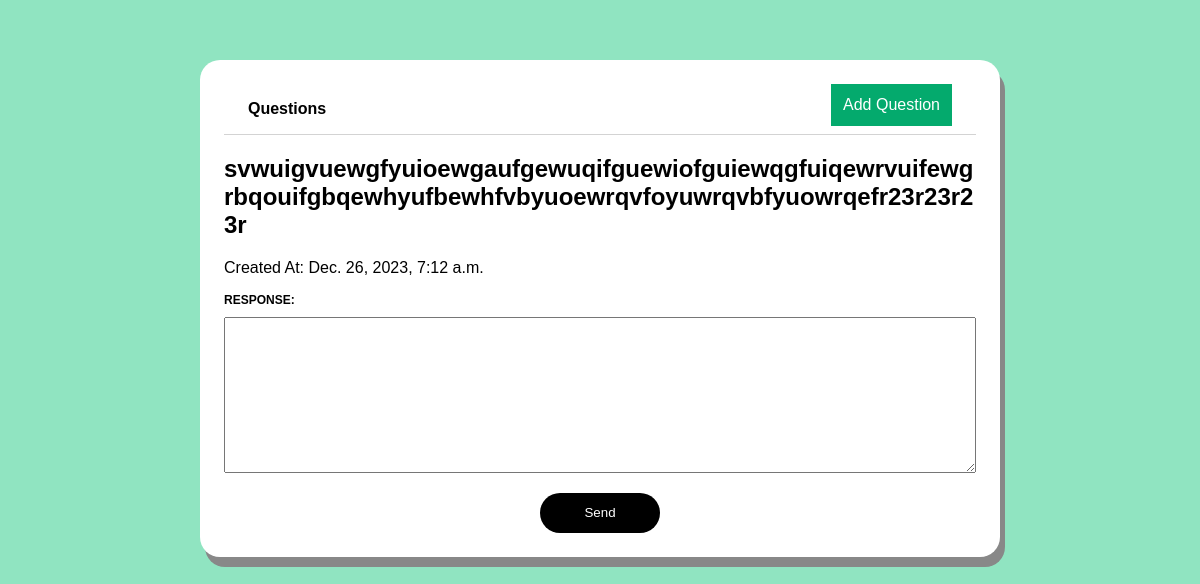
/essay-question/2, run on the app's committed database.
### questions/models.py (models this page shows, shortened)
class EssayQuestion(models.Model):
    question = models.CharField(max_length=10000)
    created_at = models.DateTimeField(auto_now_add=True)
    updated_at = models.DateTimeField(auto_now=True)

### questions/views.py (the view, shortened to what this page needs)
# urls.py: path('essay-question/<int:id>', views.essayQuestionPage, name = "essay-question"),
def essayQuestionPage(request, id):
    essay_response_form = EssayResponseForm()
    essay_question = EssayQuestion.objects.get(id=id)
    context = {
        'essay_question': essay_question,
        'essay_response_form': essay_response_form
    }
    return render(request, 'EssayQuestion.html', context)

### questions/form.py
class EssayResponseForm(forms.ModelForm):
    class Meta:
        model = EssayResponse
        fields = ['body']

### questions/templates/EssayQuestion.html (shortened to what this page needs)
{%  extends 'layouts/page.html' %}
{% block content %}
<div class="page-essay-question">
    <h2 class="essay-question-title">{{essay_question.question}}</h2>
    <p class="question-date">Created At: {{essay_question.created_at}}</p>
    <form method="POST" action="" class="response-form">
        <div class="field-wrapper">
            <label for="{{essay_response_form.body.id_for_label}}">Response: </label>
            {{essay_response_form.body}}
        </div>
        <input type="submit" value="Send" class="submit-button">
    </form>
</div>
{% endblock %}

### questions/static/css/styles.css (style rules this page uses)
html, body { font-family: Arial; background-color: #90E4C1; }
*, *::after, *::before { box-sizing: border-box; }
.page-essay-question .essay-question-title { word-wrap: break-word; }
.field-wrapper { display: flex; flex-direction: column; margin-bottom: 20px; }
.submit-button { display: block; width: 120px; height: 40px; border: none; border-radius: 20px; background-color: black; color: white; margin: 0 auto; cursor: pointer; }
.field-wrapper label { font-size: 12px; font-weight: 600; text-transform: uppercase; margin-bottom: 10px; }

### data on the page
EssayQuestion: question "svwuigvuewgfyuioewgaufgewuqifguewiofguiewqgfuiqewrvuifewgrbqouifgbqewhyufbewhfvbyuoewrqvfoyuwrqvbfyuowrqefr23r23r23r", created_at "Dec. 26, 2023, 7:12 a.m."
